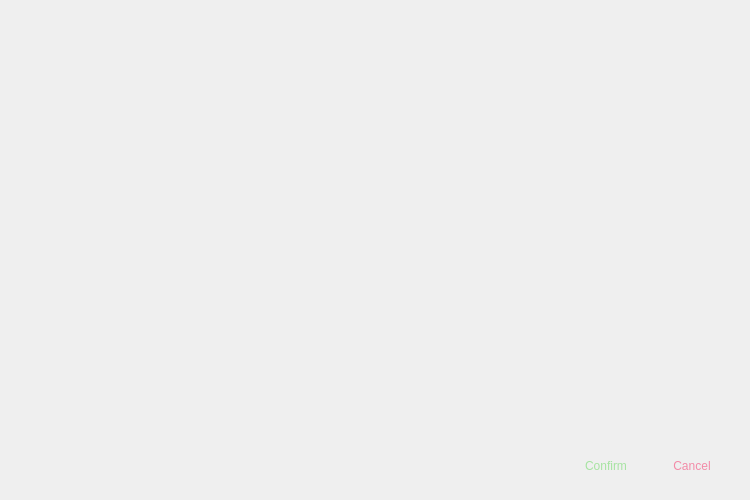
<?xml version="1.0" encoding="UTF-8"?>
<ui version="4.0">
 <class>MainWindow</class>
 <widget class="QMainWindow" name="MainWindow">
  <property name="geometry">
   <rect>
    <x>0</x>
    <y>0</y>
    <width>750</width>
    <height>500</height>
   </rect>
  </property>
  <property name="sizePolicy">
   <sizepolicy hsizetype="Preferred" vsizetype="Preferred">
    <horstretch>0</horstretch>
    <verstretch>0</verstretch>
   </sizepolicy>
  </property>
  <property name="minimumSize">
   <size>
    <width>750</width>
    <height>500</height>
   </size>
  </property>
  <property name="maximumSize">
   <size>
    <width>750</width>
    <height>500</height>
   </size>
  </property>
  <property name="windowTitle">
   <string>MainWindow</string>
  </property>
  <property name="dockOptions">
   <set>QMainWindow::DockOption::AllowTabbedDocks|QMainWindow::DockOption::AnimatedDocks</set>
  </property>
  <widget class="QWidget" name="centralwidget">
   <layout class="QVBoxLayout" name="verticalLayout">
    <item>
     <widget class="ImagesCarousel" name="carousel" native="true">
      <property name="sizePolicy">
       <sizepolicy hsizetype="Preferred" vsizetype="Expanding">
        <horstretch>0</horstretch>
        <verstretch>0</verstretch>
       </sizepolicy>
      </property>
     </widget>
    </item>
    <item>
     <widget class="QWidget" name="actions" native="true">
      <property name="minimumSize">
       <size>
        <width>0</width>
        <height>50</height>
       </size>
      </property>
      <layout class="QHBoxLayout" name="horizontalLayout">
       <item>
        <spacer name="horizontalSpacer">
         <property name="orientation">
          <enum>Qt::Orientation::Horizontal</enum>
         </property>
         <property name="sizeHint" stdset="0">
          <size>
           <width>40</width>
           <height>20</height>
          </size>
         </property>
        </spacer>
       </item>
       <item>
        <widget class="QPushButton" name="confirmButton">
         <property name="styleSheet">
          <string notr="true">color: #a6e3a1</string>
         </property>
         <property name="text">
          <string>Confirm</string>
         </property>
         <property name="flat">
          <bool>true</bool>
         </property>
        </widget>
       </item>
       <item>
        <widget class="QPushButton" name="cancelButton">
         <property name="styleSheet">
          <string notr="true">color: #f38ba8</string>
         </property>
         <property name="text">
          <string>Cancel</string>
         </property>
         <property name="flat">
          <bool>true</bool>
         </property>
        </widget>
       </item>
      </layout>
     </widget>
    </item>
   </layout>
  </widget>
 </widget>
 <customwidgets>
  <customwidget>
   <class>ImagesCarousel</class>
   <extends>QWidget</extends>
   <header>images_carousel.h</header>
   <container>1</container>
  </customwidget>
 </customwidgets>
 <resources/>
 <connections/>
</ui>
